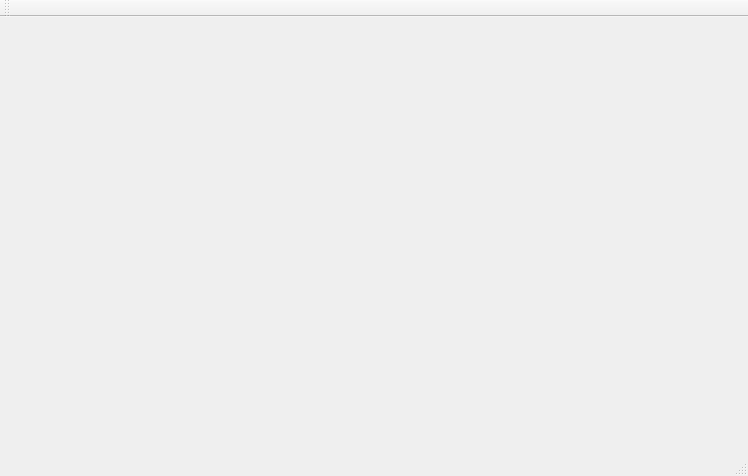
<?xml version="1.0" encoding="UTF-8"?>
<ui version="4.0">
 <class>MainWindow</class>
 <widget class="QMainWindow" name="MainWindow">
  <property name="geometry">
   <rect>
    <x>0</x>
    <y>0</y>
    <width>748</width>
    <height>476</height>
   </rect>
  </property>
  <property name="windowTitle">
   <string>MainWindow</string>
  </property>
  <widget class="QWidget" name="centralWidget"/>
  <widget class="QMenuBar" name="menuBar">
   <property name="geometry">
    <rect>
     <x>0</x>
     <y>0</y>
     <width>748</width>
     <height>23</height>
    </rect>
   </property>
  </widget>
  <widget class="QToolBar" name="mainToolBar">
   <attribute name="toolBarArea">
    <enum>TopToolBarArea</enum>
   </attribute>
   <attribute name="toolBarBreak">
    <bool>false</bool>
   </attribute>
  </widget>
  <widget class="QStatusBar" name="statusBar"/>
 </widget>
 <layoutdefault spacing="6" margin="11"/>
 <resources/>
 <connections/>
</ui>
